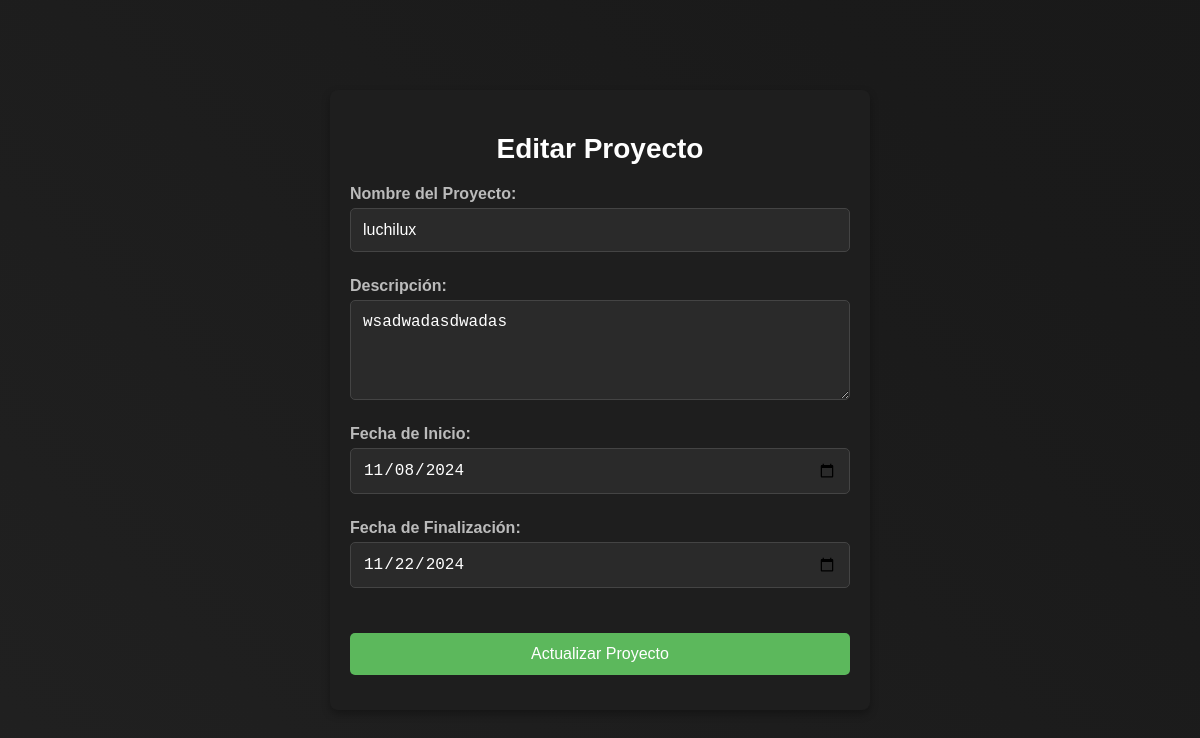
Page /formulariosproyectos?id=3 (signed in) on the earlier database version.
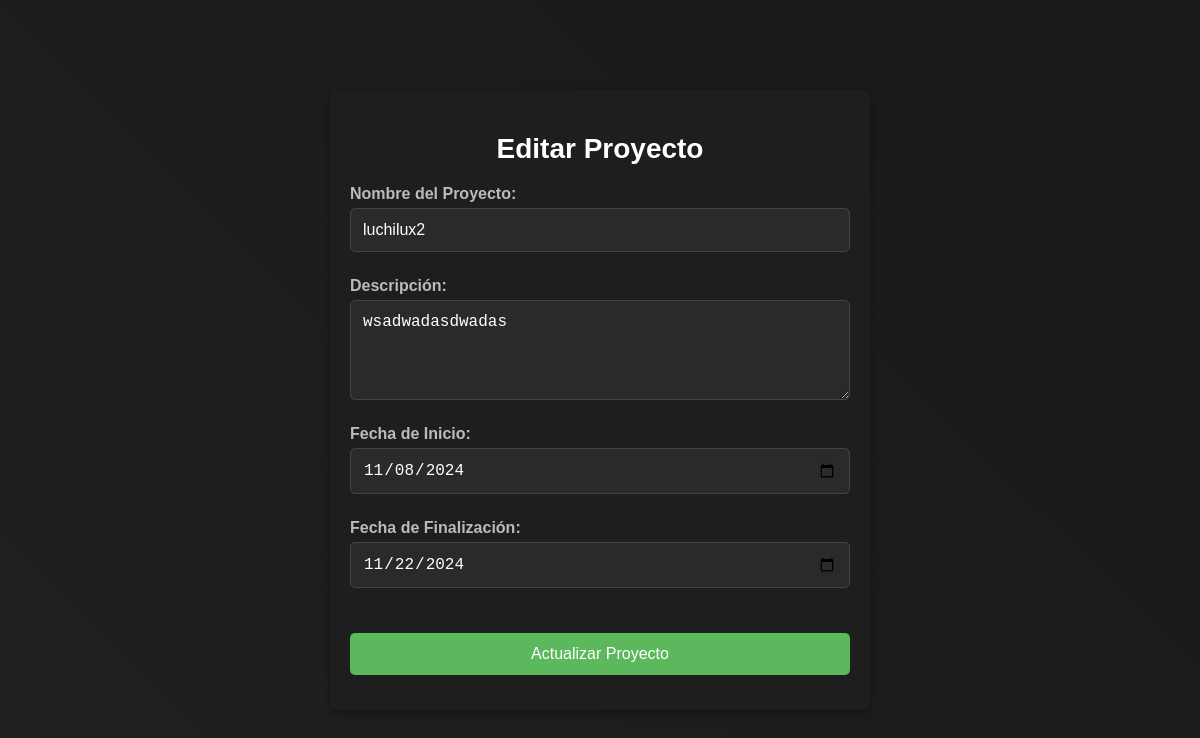
Same page on the later database version.
### tables this page shows
CREATE TABLE proyecto(id_proyecto INTEGER PRIMARY KEY, nombre TEXT, descripcion TEXT, fecha_inicio DATE, fecha_final DATE);

### main.py (the view, shortened to what this page needs)
@app.route('/formulariosproyectos', methods=['GET', 'POST'])
def crear_proyecto():
    usuario = session.get('usuario', {})
    if not usuario or usuario.get('tipo_usuario') != "Admin":
        return redirect(url_for('index'))
    base_de_datos = "basededatos/greenscape.db"
    conexion = Conexion(base_de_datos)
    usuario_obj = conexion.buscar_usuario_por_id(usuario.get('id', None))
    proyecto_objeto = None  # Inicializamos la variable para pasarla al formulario
    id_p = request.args.get('id')
    if id_p:
        proyectos = conexion.mostrar_proyectos()
        for proyecto in proyectos:
            if proyecto[0] == int(id_p):
                proyecto_objeto = Proyecto(
                    id_proyecto=proyecto[0],
                    nombre=proyecto[1],
                    descripcion=proyecto[2],
                    fecha_inicio=proyecto[3],
                    fecha_final=proyecto[4]
                )
                break
    return render_template('formularioProyectos.html', usuario=usuario_obj, proyecto=proyecto_objeto)

### basededatos/conexion.py (called while the page is built)
    def mostrar_proyectos(self):
        self.cursor.execute("SELECT id_proyecto, nombre, descripcion, fecha_inicio, fecha_final FROM proyecto")
        proyectos = self.cursor.fetchall()
        return proyectos

    def buscar_usuario_por_id(self, id_usuario):
        from modelo.Usuario import Usuario
        self.cursor.execute("SELECT id_usuario, nombre, telefono, password, email, tipo_usuario FROM usuario WHERE id_usuario = ?", (id_usuario,))
        usuario_data = self.cursor.fetchone()
        if usuario_data:
            usuario = Usuario(
                id_usuario=usuario_data[0],
                nombre=usuario_data[1],
                password=usuario_data[2],
                email=usuario_data[3],
                tipo_usuario=usuario_data[4],
                telefono=usuario_data[5]
            )
            return usuario
        return None

### templates/formularioProyectos.html (shortened to what this page needs)
<!DOCTYPE html>
<html lang="es">
<head>
    <link rel="stylesheet" href="{{ url_for('static', filename='css/formularioCrearrproyecto.css') }}">
</head>
<body>
    <div class="login-container">
        <h2>{{ 'Editar Proyecto' if proyecto else 'Crear Proyecto' }}</h2>
        <form method="POST" action="/formulariosproyectos">
            <div class="form-group">
                <label for="nombre">Nombre del Proyecto:</label>
                <input type="text" id="nombre" name="nombre" value="{{ proyecto._nombre if proyecto else '' }}" required>
            </div>
            <div class="form-group">
                <label for="descripcion">Descripción:</label>
                <textarea id="descripcion" name="descripcion" rows="4" required>{{ proyecto._descripcion if proyecto else '' }}</textarea>
            </div>
            <div class="form-group">
                <label for="fecha_inicio">Fecha de Inicio:</label>
                <input type="date" id="fecha_inicio" name="fecha_inicio" value="{{ proyecto._fecha_inicio if proyecto else '' }}" required>
            </div>
            <div class="form-group">
                <label for="fecha_final">Fecha de Finalización:</label>
                <input type="date" id="fecha_final" name="fecha_final" value="{{ proyecto._fecha_final if proyecto else '' }}" required>
            </div>
            <div class="form-group">
                <button type="submit" class="submit-button">{{ 'Actualizar Proyecto' if proyecto else 'Crear Proyecto' }}</button>
            </div>
        </form>
    </div>
</body>
</html>

Differences in the rows shown:
changed proyecto "wsadwadasdwadas": nombre "luchilux" → "luchilux2"
